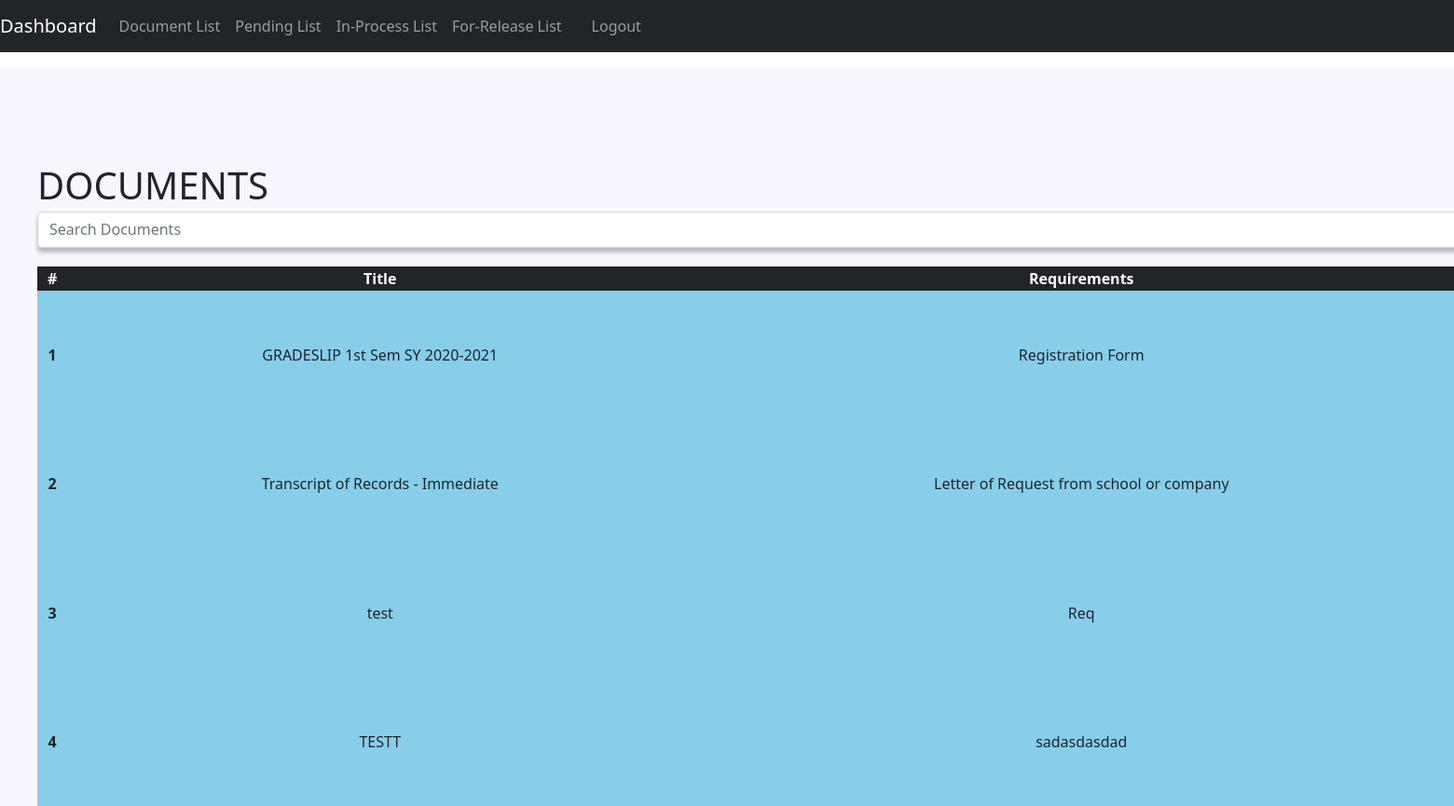
Page /optimized/public/registrar_view/documents/documents.php on the earlier database version.
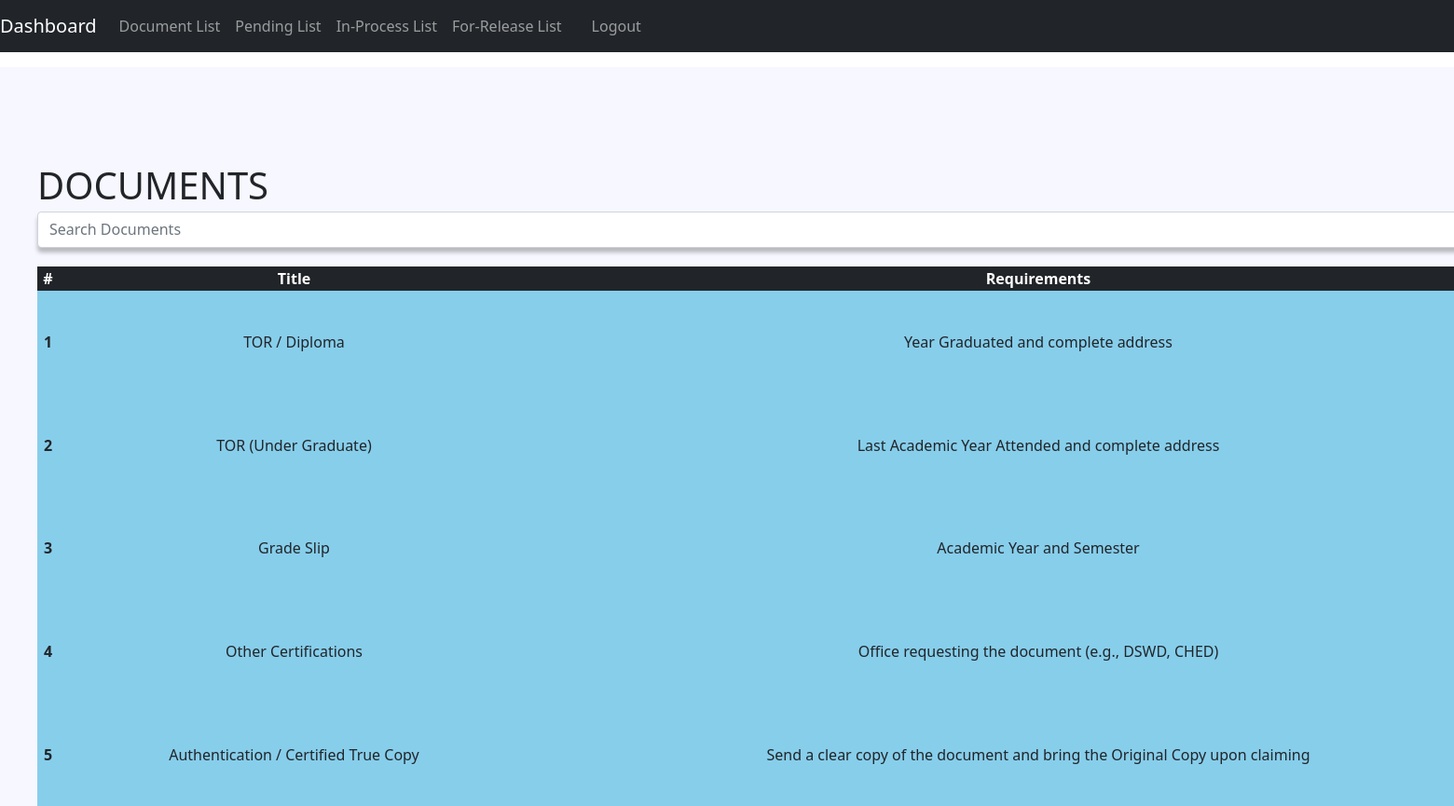
Same page on the later database version.
### tables this page shows
CREATE TABLE `documents` (
  `document_id` int(10) NOT NULL,
  `document_name` varchar(50) NOT NULL,
  `requirements` longtext NOT NULL
);

### optimized/public/registrar_view/documents/documents.php (the view, shortened to what this page needs)
<?php
require_once "../../../resource/opt/database.php";
$search = $_GET['search'] ?? '';
if($search) {
  $statement = $pdo->prepare('SELECT * FROM documents WHERE document_name LIKE :title ORDER BY document_id ASC');
  $statement->bindValue(':title', "%$search%");
} else {
  $statement = $pdo->prepare('SELECT * FROM documents ORDER BY document_id ASC');
}
$statement->execute();
$documents = $statement->fetchAll(PDO::FETCH_ASSOC);
?>
<?php include_once "../../../resource/opt/header.php"; ?>
  </head>
  <body>
<?php include_once "../../../resource/opt/nav.php"; ?>
  <h1 style="position: absolute; left: 40px; top: 175px;">DOCUMENTS</h1>
<form>
  <div class="input-group mb-3">
    <input type="text" class="form-control searchbar" style="position: absolute; left: 40px; top: 155px; width: 1726px; color: #000000; filter: drop-shadow(0px 5px 2px rgba(0, 0, 0, 0.25)); color: #000000;" placeholder="Search Documents" name="search" value="<?php echo $search?>">
</div>
</form>
<table>
  <thead class="table-dark">
    <tr class="bg-dark" style="color: white;">
      <th scope="col">#</th>
      <th scope="col">Title</th>
      <th scope="col">Requirements</th>
    </tr>
  </thead>
  <tbody>
    <?php foreach ($documents as $i => $document): ?>
      <tr>
        <th scope="row"><?php echo $i + 1 ?></th>
        <td><?php echo $document['document_name']?></td>
        <td><?php echo $document['requirements']?></td>
      </tr>
    <?php endforeach ?>
  </tbody>
</table>
  </body>
</html>

### optimized/resource/opt/header.php (shortened to what this page needs)
<!doctype html>
<html lang="en">
  <head>
    <link rel="stylesheet" type="text/css" href="../../../resource/CssJs/style.css">
    <link rel="stylesheet" href="https://cdn.jsdelivr.net/npm/bootstrap@5.0.2/dist/css/bootstrap.min.css">

### optimized/resource/opt/nav.php (shortened to what this page needs)
<nav class="navbar navbar-expand-lg navbar navbar-dark bg-dark">
  <a class="navbar-brand" href="../dashboard.php">Dashboard</a>
  <div class="collapse navbar-collapse" id="navbarSupportedContent">
    <ul class="navbar-nav mr-auto">
      <li class="nav-item active">
        <a class="nav-link" href="documents.php">Document List</a>
      </li>
      <li class="nav-item active">
        <a class="nav-link" href="../pending_list.php">Pending List</a>
      </li>
      <li class="nav-item">
        <a class="nav-link" href="../in_process_list.php">In-Process List</a>
      </li>
      <li class="nav-item">
        <a class="nav-link" href="../for_release_list.php">For-Release List</a>
      </li>
      <li class="nav-item">
      <a class="nav-link disabled" href=""><?php echo $_SESSION['user'];
        ?></a>
      </li>
      <li class="nav-item">
        <a class="nav-link" href="../../account/logout.php" onclick="return confirm('Are you sure?')">Logout</a>
      </li>
    </ul>
  </div>
</nav>

### optimized/resource/CssJs/style.css (style rules this page uses)
html, body { background-color: #F7F7FF; }
table { position: absolute; width: 1825px; height: 579px; left: 40px; top: 286px; bottom: 200px; filter: drop-shadow(10px 10px 2px rgba(0, 0, 0, 0.25)); background-color: #87CEEB; text-align: center; }
tr { box-sizing: border-box; }
input.searchbar { position: absolute; left: 40px; top: 205px; width: 1726px; height: 38.5px; color: #000000; filter: drop-shadow(0px 5px 2px rgba(0, 0, 0, 0.25)); color: #000000; }

Differences in the rows shown:
removed documents: document_name "GRADESLIP 1st Sem SY 2020-2021", requirements "Registration Form"
removed documents: document_name "Transcript of Records - Immediate", requirements "Letter of Request from school or company"
removed documents: document_name "test", requirements "Req"
removed documents: document_name "TESTT", requirements "sadasdasdad"
added documents: document_name "TOR / Diploma", requirements "Year Graduated and complete address"
added documents: document_name "TOR (Under Graduate)", requirements "Last Academic Year Attended and complete address"
added documents: document_name "Grade Slip", requirements "Academic Year and Semester"
added documents: document_name "Other Certifications", requirements "Office requesting the document (e.g., DSWD, CHED)"
added documents: document_name "Authentication / Certified True Copy", requirements "Send a clear copy of the document and bring the Original Copy upon claiming"
